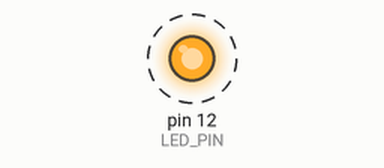
The sketch below on a simulated Arduino Uno, built with avr-gcc and run on an emulated ATmega328P. On the bench: output pins drawn as LEDs (lit = HIGH). Dashed ring = blinking.

Above: at 0.07 s.
Timing chart, 0 to 3.0 s (numbered marks = the images above):
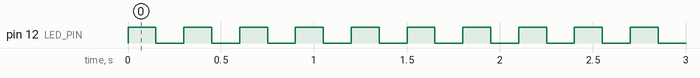

Measured:
- by itself, pin 12 (LED_PIN): alternates HIGH for 0.15 s and LOW for 0.15 s

The sketch:

Blink.ino
```cpp
#define LED_PIN 12

void setup() {
  pinMode(LED_PIN, OUTPUT);
}

void loop() {
  digitalWrite(LED_PIN, HIGH);
  delay(150);
  digitalWrite(LED_PIN, LOW);
  delay(150);
}
```
